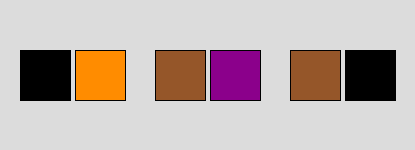
Frame 1 (no input)
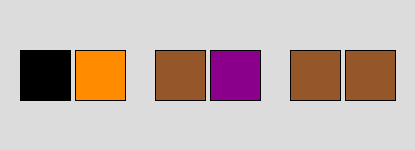
Frame 60 (the mouse pressed at the canvas centre just before this capture)
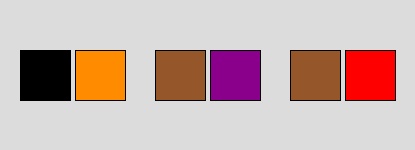
Frame 120 (the mouse held since frame 60 and released just before this capture)

The Processing sketch that drew these frames (run headless with seeded random() and noise(); from frame 60 on, the mouse is pressed at the canvas centre):

// Processing sketch: processing_121073
// ── processing_121073.pde

// ColorCodeClock.pde

int[] clist = {
  #000000,
  #955629,
  #FF0000,
  #FF8C00,
  #FFFF00,
  #00A000,
  #0000FF,
  #8B008B,
  #808080,
  #FFFFFF
};

void setup() {
  size(415,150);
  background(220);
}

void draw() {
  int h = hour();
  int m = minute();
  int s = second();
  // Hour
  fill(clist[floor(h/10)]);
  rect(20,50,50,50);
  fill(clist[h%10]);
  rect(75,50,50,50);
  // Minute
  fill(clist[floor(m/10)]);
  rect(155,50,50,50);
  fill(clist[m%10]);
  rect(210,50,50,50);
  // Second
  fill(clist[floor(s/10)]);
  rect(290,50,50,50);
  fill(clist[s%10]);
  rect(345,50,50,50);
} 
